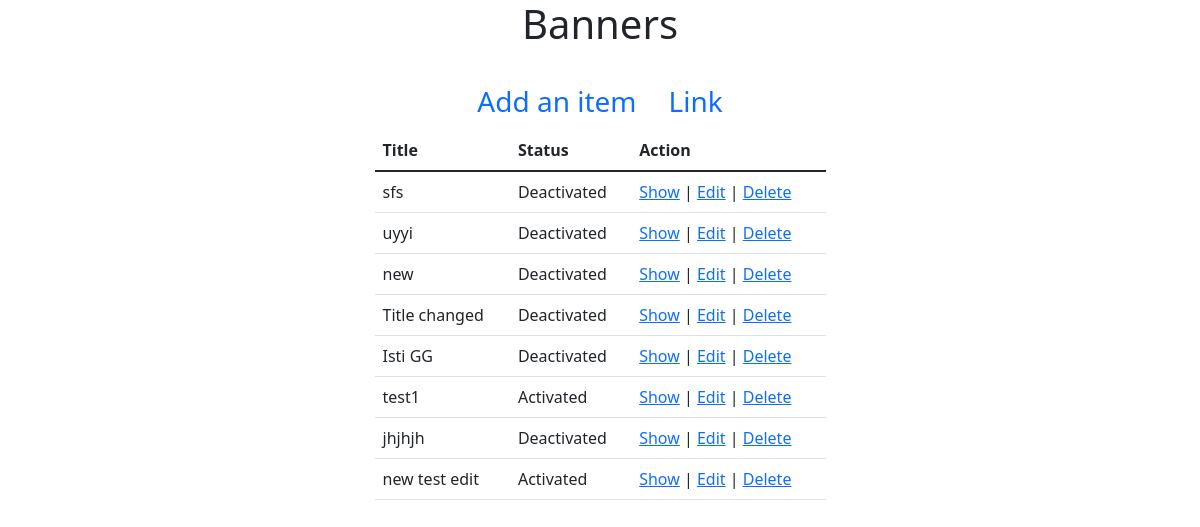
The app's page /admin/Banners/index.php with its own data.
### tables this page shows
CREATE TABLE `banner` (
  `id` int(11) NOT NULL,
  `title` varchar(255) NOT NULL,
  `link` varchar(255) NOT NULL,
  `promotional_message` varchar(255) NOT NULL,
  `html_banner` varchar(255) NOT NULL,
  `is_draft` tinyint(4) NOT NULL DEFAULT '0',
  `picture` varchar(255) DEFAULT NULL,
  `created_at` datetime NOT NULL DEFAULT CURRENT_TIMESTAMP,
  `modified_at` datetime NOT NULL DEFAULT CURRENT_TIMESTAMP,
  `is_active` tinyint(4) NOT NULL DEFAULT '0'
);

### src/Banner.php (called while the page is built, shortened)
<?php
class Banner{
    public function index(){
        $conn = new PDO("mysql:host=localhost;dbname=ecommerce",
            'root', '');
        $conn->setAttribute(PDO::ATTR_ERRMODE,
            PDO::ERRMODE_EXCEPTION);
        $query = "SELECT * FROM `banner`";
        $stmt = $conn->prepare($query);
        $result = $stmt->execute();
        $banners = $stmt->fetchAll();
        return $banners;
    }
}
?>

### admin/Banners/index.php (the view, shortened to what this page needs)
<?php
$_banner = new Banner();
$banners = $_banner->index();
?>
<!doctype html>
<html lang="en">
<head>
    <link href="https://cdn.jsdelivr.net/npm/bootstrap@5.1.3/dist/css/bootstrap.min.css" rel="stylesheet">
</head>
<body>
<section>
    <div class="container">
        <div class="row justify-content-center">
            <div class="col-md-5">
                <h1 class="text-center mb-4">Banners</h1>
                <ul class="nav justify-content-center fs-3">
                    <li class="nav-item">
                        <a class="nav-link active" aria-current="page" href="create.php">
                            Add an item
                        </a>
                    </li>
                    <li class="nav-item">
                        <a class="nav-link" href="#">Link</a>
                    </li>
                </ul>
                <table class="table">
                    <thead>
                    <tr>
                        <th scope="col">Title</th>
                        <th scope="col">Status</th>
                        <th scope="col">Action</th>
                    </tr>
                    </thead>
                    <tbody>
                    <?php
                    if (count($banners) > 0):
                        foreach ($banners as $banner):
                            ?>
                            <tr>
                                <td><?= $banner['title']?></td>
                                <td><?= $banner['is_active'] ? 'Activated' : 'Deactivated'?></td>
                                <td><a href="show.php?id=<?=$banner['id'];?>">Show</a>
                                    |
                                    <a href="edit.php?id=<?=$banner['id'];?>">Edit</a>
                                    |
                                    <a href="delete.php?id=<?=$banner['id'];?>"
                                       onclick="return confirm('Are you sure you want to delete?')">
                                        Delete
                                    </a>
                                </td>
                            </tr>
                        <?php
                        endforeach;
                    endif;
                    ?>
                    </tbody>
                </table>
            </div>
        </div>
    </div>
</section>
</body>
</html>

### records on screen
banner: title "sfs", is_active "Deactivated"
banner: title "uyyi", is_active "Deactivated"
banner: title "new", is_active "Deactivated"
banner: title "Title changed", is_active "Deactivated"
banner: title "Isti GG", is_active "Deactivated"
banner: title "test1", is_active "Activated"
banner: title "jhjhjh", is_active "Deactivated"
banner: title "new test edit", is_active "Activated"
